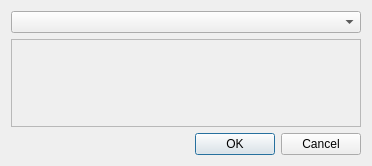
<?xml version="1.0" encoding="UTF-8"?>
<ui version="4.0">
 <class>uiReportSelector</class>
 <widget class="QDialog" name="uiReportSelector">
  <property name="windowModality">
   <enum>Qt::ApplicationModal</enum>
  </property>
  <property name="geometry">
   <rect>
    <x>0</x>
    <y>0</y>
    <width>372</width>
    <height>166</height>
   </rect>
  </property>
  <property name="windowTitle">
   <string>Выберете шаблон отчета</string>
  </property>
  <property name="windowIcon">
   <iconset resource="../../res.qrc">
    <normaloff>:/Icons/icons/app.ico</normaloff>:/Icons/icons/app.ico</iconset>
  </property>
  <property name="modal">
   <bool>true</bool>
  </property>
  <layout class="QVBoxLayout" name="verticalLayout">
   <item>
    <widget class="QComboBox" name="ed_ReportSelector"/>
   </item>
   <item>
    <widget class="QLabel" name="txt_ReportDecription">
     <property name="frameShape">
      <enum>QFrame::StyledPanel</enum>
     </property>
     <property name="text">
      <string/>
     </property>
     <property name="alignment">
      <set>Qt::AlignLeading|Qt::AlignLeft|Qt::AlignTop</set>
     </property>
     <property name="wordWrap">
      <bool>true</bool>
     </property>
    </widget>
   </item>
   <item>
    <widget class="QDialogButtonBox" name="bb_Buttons">
     <property name="orientation">
      <enum>Qt::Horizontal</enum>
     </property>
     <property name="standardButtons">
      <set>QDialogButtonBox::Cancel|QDialogButtonBox::Ok</set>
     </property>
    </widget>
   </item>
  </layout>
 </widget>
 <resources>
  <include location="../../res.qrc"/>
 </resources>
 <connections>
  <connection>
   <sender>bb_Buttons</sender>
   <signal>accepted()</signal>
   <receiver>uiReportSelector</receiver>
   <slot>accept()</slot>
   <hints>
    <hint type="sourcelabel">
     <x>248</x>
     <y>254</y>
    </hint>
    <hint type="destinationlabel">
     <x>157</x>
     <y>274</y>
    </hint>
   </hints>
  </connection>
  <connection>
   <sender>bb_Buttons</sender>
   <signal>rejected()</signal>
   <receiver>uiReportSelector</receiver>
   <slot>reject()</slot>
   <hints>
    <hint type="sourcelabel">
     <x>316</x>
     <y>260</y>
    </hint>
    <hint type="destinationlabel">
     <x>286</x>
     <y>274</y>
    </hint>
   </hints>
  </connection>
 </connections>
</ui>
